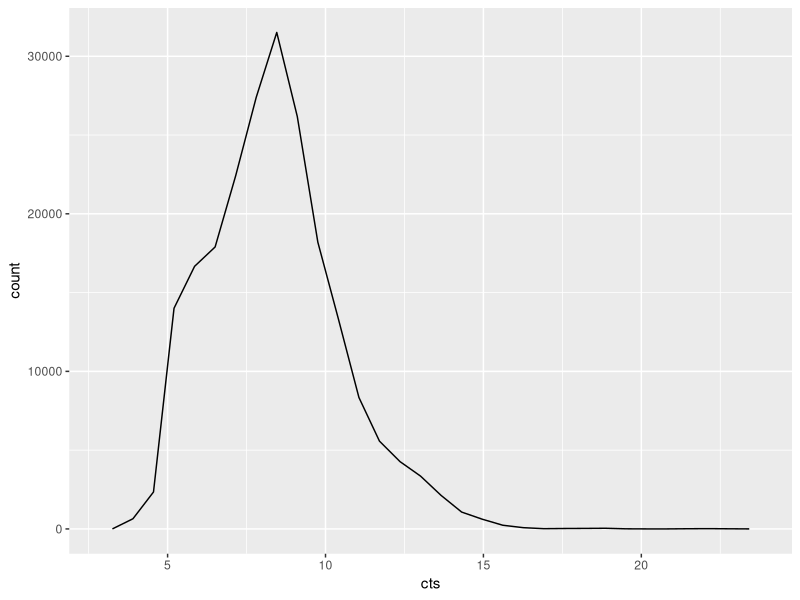
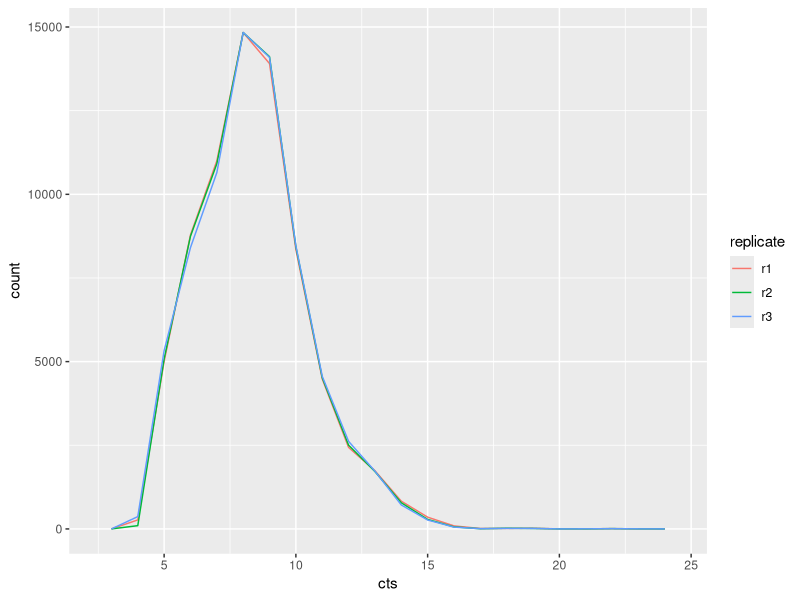
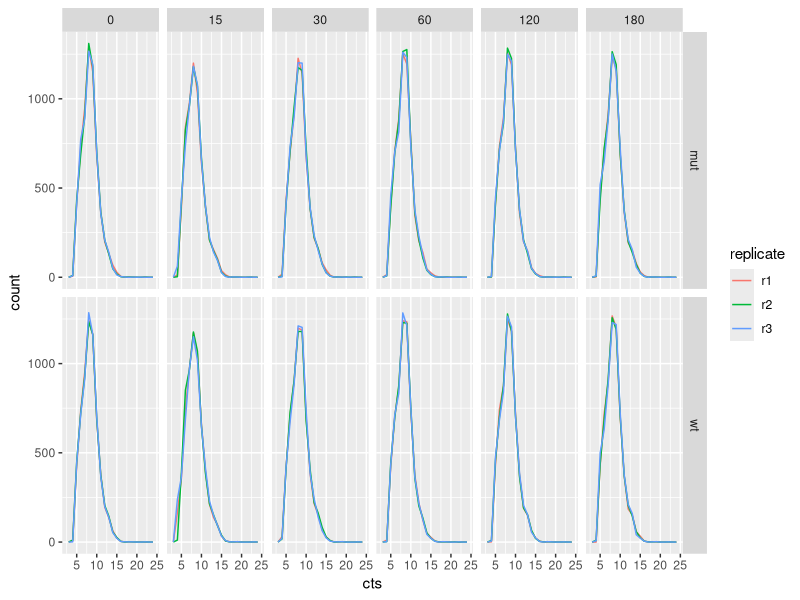
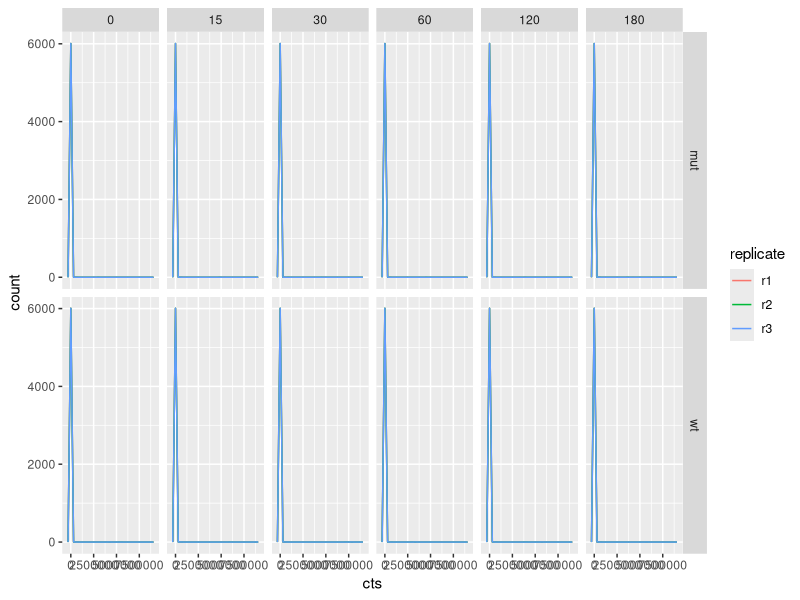

Source code (R) for these figures, in order: (Note: this script raises an error after producing the figures.)
library(tidyverse)

raw_cts <- read_csv("data_rnaseq/counts_raw.csv")
trans_cts <- read_csv("data_rnaseq/counts_transformed.csv")
sample_info <- read_csv("data_rnaseq/sample_info.csv")
test_result <- read_csv("data_rnaseq/test_result.csv")

#format changing from wide to long
#ggplot wants long format

trans_cts_long <- trans_cts %>% 
  pivot_longer(names_to = "sample", values_to = "cts", cols = wt_0_r1:mut_180_r3)

#alternative
#trans_cts_long <- trans_cts %>% 
  #pivot_longer(names_to = "sample", values_to = "cts", cols = -gene)

#first we need to join trans_cts and sample_info
trans_cts_long <- full_join(trans_cts_long, sample_info, join, by ="sample")
#to test if things are equal
#identical(a,b)

#showing distribution of counts across samples
#separate based on type
#first histogram to look at distribution

trans_cts_long %>%
  ggplot(aes(x = cts)) +
  geom_freqpoly()

#or alternatively you want it to be separated
trans_cts_long %>%
  ggplot(aes(x = cts, colour = replicate)) +
  geom_freqpoly(binwidth = 1)

#Separate based on strain and timepoint
trans_cts_long %>%
  ggplot(aes(x = cts, colour = replicate)) +
  geom_freqpoly(binwidth = 1) +
  facet_grid(rows = vars(strain), cols = vars(minute))

#make the same plot with raw counts
raw_cts_long <- raw_cts %>% 
  pivot_longer(names_to = "sample", values_to = "cts", cols = wt_0_r1:mut_180_r3)

raw_cts_long <- full_join(raw_cts_long, sample_info, join, by ="sample")
raw_cts_long %>%
  ggplot(aes(x = cts, colour = replicate)) +
  geom_freqpoly() +
  facet_grid(rows = vars(strain), cols = vars(minute))

#log-transform
raw_cts_long <- full_join(raw_cts_long, sample_info, join, by ="sample")
raw_cts_long %>%
  ggplot(aes(x = cts, colour = replicate)) +
  geom_freqpoly() +
  facet_grid(rows = vars(strain), cols = vars(minute)) +
  scale_x_log10()

#alternative log

raw_cts_long %>%
  ggplot(aes(x = log10(cts), colour = replicate)) +
  geom_freqpoly() +
  facet_grid(rows = vars(strain), cols = vars(minute)) 
